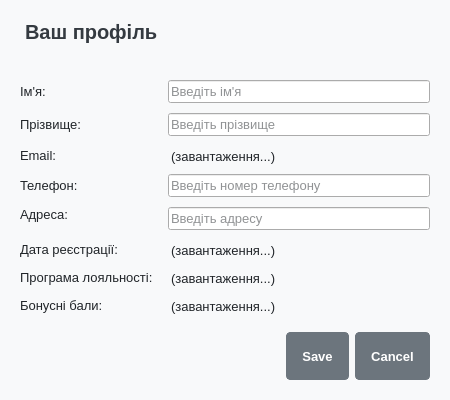
<?xml version="1.0" encoding="UTF-8"?>
<ui version="4.0">
 <class>ProfileDialog</class>
 <widget class="QDialog" name="ProfileDialog">
  <property name="geometry">
   <rect>
    <x>0</x>
    <y>0</y>
    <width>450</width>
    <height>400</height>
   </rect>
  </property>
  <property name="windowTitle">
   <string>Профіль користувача</string>
  </property>
  <property name="styleSheet">
   <string notr="true">/* --- Загальні стилі діалогу --- */
QDialog {
    background-color: #f8f9fa; /* Світло-сірий фон */
}

QWidget {
    font-family: &quot;Segoe UI&quot;, system-ui, -apple-system, BlinkMacSystemFont, sans-serif;
    font-size: 10pt;
    color: #212529; /* Основний темний текст */
}

/* --- Заголовок профілю --- */
QLabel#profileHeaderLabel {
   font-size: 15pt; /* Трохи менший */
   font-weight: 600;
   color: #343a40; /* Темно-сірий */
   margin-bottom: 15px;
   padding-bottom: 5px;
   border-bottom: 1px solid #dee2e6; /* Лінія під заголовком */
}

/* --- Мітки полів (Ім'я:, Прізвище:, ...) --- */
QLabel[objectName^=&quot;label_&quot;] {
  font-weight: 600; /* Жирніший шрифт для міток */
  color: #495057; /* Сірий колір */
  padding-top: 3px; /* Невеликий відступ зверху для вирівнювання */
}

/* --- Значення полів (самі дані) --- */
QLabel#firstNameLabel, QLabel#lastNameLabel, QLabel#emailLabel,
QLabel#phoneLabel, QLabel#addressLabel, QLabel#joinDateLabel,
QLabel#loyaltyLabel, QLabel#pointsLabel {
    font-weight: 400; /* Звичайний шрифт для значень */
    color: #212529;
    padding-top: 3px;
}

/* --- Кнопки внизу діалогу --- */
QDialogButtonBox QPushButton {
    padding: 7px 15px; /* Трохи менші падінги */
    background-color: #6c757d; /* Сіра кнопка "Закрити" */
    color: white;
    border: 1px solid #6c757d;
    border-radius: 4px;
    font-weight: 500;
    min-height: 32px;
    font-size: 10pt;
    transition: background-color 0.15s ease-in-out, border-color 0.15s ease-in-out;
}
QDialogButtonBox QPushButton:hover {
    background-color: #5c636a; /* Темніший сірий при наведенні */
    border-color: #565e64;
}
QDialogButtonBox QPushButton:pressed {
    background-color: #565e64; /* Ще темніший при натисканні */
    border-color: #51585e;
}
</string>
  </property>
  <layout class="QVBoxLayout" name="verticalLayout">
   <property name="spacing">
    <number>15</number>
   </property>
   <property name="leftMargin">
    <number>20</number>
   </property>
   <property name="topMargin">
    <number>20</number>
   </property>
   <property name="rightMargin">
    <number>20</number>
   </property>
   <property name="bottomMargin">
    <number>20</number>
   </property>
   <item>
    <widget class="QLabel" name="profileHeaderLabel">
     <property name="text">
      <string>Ваш профіль</string>
     </property>
    </widget>
   </item>
   <item>
    <layout class="QFormLayout" name="profileFormLayout">
     <property name="horizontalSpacing">
      <number>15</number>
     </property>
     <property name="verticalSpacing">
      <number>10</number>
     </property>
     <item row="0" column="0">
      <widget class="QLabel" name="label_FirstName">
       <property name="text">
        <string>Ім'я:</string>
       </property>
      </widget>
     </item>
     <item row="0" column="1">
      <widget class="QLineEdit" name="firstNameLineEdit">
       <property name="placeholderText">
        <string>Введіть ім'я</string>
       </property>
      </widget>
     </item>
     <item row="1" column="0">
      <widget class="QLabel" name="label_LastName">
       <property name="text">
        <string>Прізвище:</string>
       </property>
      </widget>
     </item>
     <item row="1" column="1">
      <widget class="QLineEdit" name="lastNameLineEdit">
       <property name="placeholderText">
        <string>Введіть прізвище</string>
       </property>
      </widget>
     </item>
     <item row="2" column="0">
      <widget class="QLabel" name="label_Email">
       <property name="text">
        <string>Email:</string>
       </property>
      </widget>
     </item>
     <item row="2" column="1">
      <widget class="QLabel" name="emailLabel">
       <property name="text">
        <string>(завантаження...)</string>
       </property>
      </widget>
     </item>
     <item row="3" column="0">
      <widget class="QLabel" name="label_Phone">
       <property name="text">
        <string>Телефон:</string>
       </property>
      </widget>
     </item>
     <item row="3" column="1">
      <widget class="QLineEdit" name="phoneLineEdit">
       <property name="placeholderText">
        <string>Введіть номер телефону</string>
       </property>
      </widget>
     </item>
     <item row="4" column="0">
      <widget class="QLabel" name="label_Address">
       <property name="text">
        <string>Адреса:</string>
       </property>
       <property name="alignment">
        <set>Qt::AlignmentFlag::AlignLeading|Qt::AlignmentFlag::AlignLeft|Qt::AlignmentFlag::AlignTop</set>
       </property>
      </widget>
     </item>
     <item row="4" column="1">
      <widget class="QLineEdit" name="addressLineEdit">
       <property name="placeholderText">
        <string>Введіть адресу</string>
       </property>
      </widget>
     </item>
     <item row="5" column="0">
      <widget class="QLabel" name="label_JoinDate">
       <property name="text">
        <string>Дата реєстрації:</string>
       </property>
      </widget>
     </item>
     <item row="5" column="1">
      <widget class="QLabel" name="joinDateLabel">
       <property name="text">
        <string>(завантаження...)</string>
       </property>
      </widget>
     </item>
     <item row="6" column="0">
      <widget class="QLabel" name="label_Loyalty">
       <property name="text">
        <string>Програма лояльності:</string>
       </property>
      </widget>
     </item>
     <item row="6" column="1">
      <widget class="QLabel" name="loyaltyLabel">
       <property name="text">
        <string>(завантаження...)</string>
       </property>
      </widget>
     </item>
     <item row="7" column="0">
      <widget class="QLabel" name="label_Points">
       <property name="text">
        <string>Бонусні бали:</string>
       </property>
      </widget>
     </item>
     <item row="7" column="1">
      <widget class="QLabel" name="pointsLabel">
       <property name="text">
        <string>(завантаження...)</string>
       </property>
      </widget>
     </item>
    </layout>
   </item>
   <item>
    <spacer name="verticalSpacer">
     <property name="orientation">
      <enum>Qt::Orientation::Vertical</enum>
     </property>
     <property name="sizeHint" stdset="0">
      <size>
       <width>20</width>
       <height>10</height>
      </size>
     </property>
    </spacer>
   </item>
   <item>
    <widget class="QDialogButtonBox" name="buttonBox">
     <property name="orientation">
      <enum>Qt::Orientation::Horizontal</enum>
     </property>
     <property name="standardButtons">
      <set>QDialogButtonBox::StandardButton::Cancel|QDialogButtonBox::StandardButton::Save</set> <!-- Змінено кнопки -->
     </property>
     <property name="centerButtons">
      <bool>false</bool> <!-- Повертаємо стандартне вирівнювання -->
     </property>
    </widget>
   </item>
  </layout>
 </widget>
 <resources/>
 <connections>
  <connection>
   <sender>buttonBox</sender>
   <signal>accepted()</signal>
   <receiver>ProfileDialog</receiver>
   <slot>accept()</slot>
   <hints>
    <hint type="sourcelabel">
     <x>248</x>
     <y>254</y>
    </hint>
    <hint type="destinationlabel">
     <x>157</x>
     <y>274</y>
    </hint>
   </hints>
  </connection>
  <connection>
   <sender>buttonBox</sender>
   <signal>rejected()</signal>
   <receiver>ProfileDialog</receiver>
   <slot>reject()</slot>
   <hints>
    <hint type="sourcelabel">
     <x>316</x>
     <y>260</y>
    </hint>
    <hint type="destinationlabel">
     <x>286</x>
     <y>274</y>
    </hint>
   </hints>
  </connection>
 </connections>
</ui>
